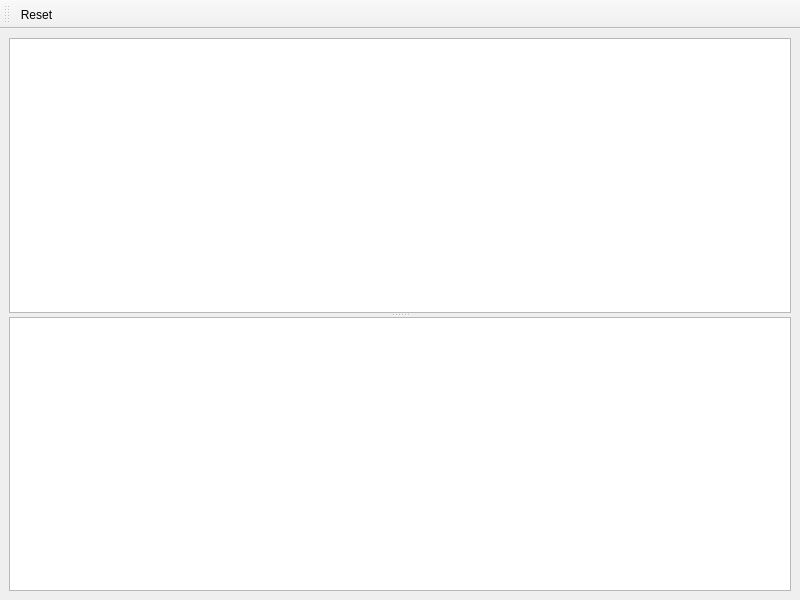
<?xml version="1.0" encoding="UTF-8"?>
<ui version="4.0">
 <class>PythonREPL</class>
 <widget class="QMainWindow" name="PythonREPL">
  <property name="geometry">
   <rect>
    <x>0</x>
    <y>0</y>
    <width>800</width>
    <height>600</height>
   </rect>
  </property>
  <property name="windowTitle">
   <string>ACloudViewer - Python REPL</string>
  </property>
  <property name="windowIcon">
   <iconset resource="../../qPythonRuntime.qrc">
    <normaloff>:/CC/plugin/PythonRuntime/images/repl-icon.png</normaloff>:/CC/plugin/PythonRuntime/images/repl-icon.png</iconset>
  </property>
  <widget class="QWidget" name="centralwidget">
   <layout class="QVBoxLayout" name="verticalLayout">
    <item>
     <widget class="QSplitter" name="splitter">
      <property name="orientation">
       <enum>Qt::Vertical</enum>
      </property>
      <widget class="QListWidget" name="outputDisplay"/>
      <widget class="QPlainTextEdit" name="codeEdit">
       <property name="sizePolicy">
        <sizepolicy hsizetype="Expanding" vsizetype="Preferred">
         <horstretch>0</horstretch>
         <verstretch>0</verstretch>
        </sizepolicy>
       </property>
       <property name="minimumSize">
        <size>
         <width>0</width>
         <height>0</height>
        </size>
       </property>
       <property name="maximumSize">
        <size>
         <width>16777215</width>
         <height>16777215</height>
        </size>
       </property>
       <property name="baseSize">
        <size>
         <width>0</width>
         <height>20</height>
        </size>
       </property>
      </widget>
     </widget>
    </item>
   </layout>
  </widget>
  <widget class="QToolBar" name="toolBar">
   <property name="windowTitle">
    <string>toolBar</string>
   </property>
   <attribute name="toolBarArea">
    <enum>TopToolBarArea</enum>
   </attribute>
   <attribute name="toolBarBreak">
    <bool>false</bool>
   </attribute>
   <addaction name="resetAction"/>
  </widget>
  <action name="resetAction">
   <property name="text">
    <string>Reset</string>
   </property>
   <property name="toolTip">
    <string>Reset the REPL</string>
   </property>
  </action>
 </widget>
 <resources>
  <include location="../../qPythonRuntime.qrc"/>
 </resources>
 <connections/>
</ui>
